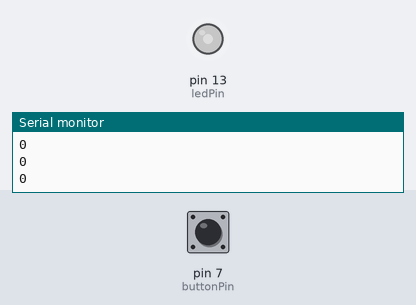
Bench run of a sketch on a simulated Arduino Uno, built with avr-gcc and run on an emulated ATmega328P. On the bench: output pins drawn as LEDs (lit = HIGH), the last lines printed to the serial monitor. The inputs (shaded band) are chosen by the test bench; at power-on: pin 7 (buttonPin) HIGH.

Above: at 1.2 s.
1.3 s: pin 7 (buttonPin) pulled LOW for 0.15 s
At 1.4 s:
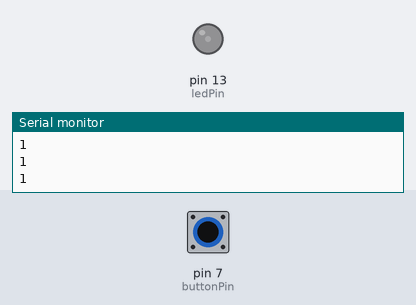
3.0 s: pin 7 (buttonPin) pulled LOW for 1 s
At 5.0 s:
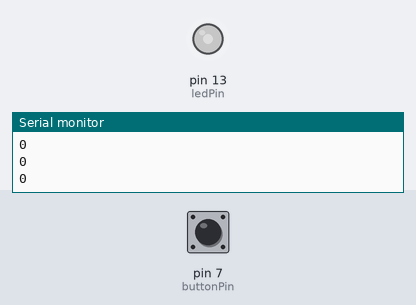
Timing chart, 0 to 6.5 s (numbered marks = the images above; inputs shaded):
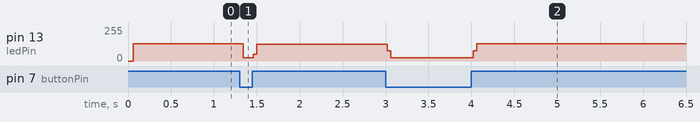

The sketch:

mds-functions.ino
```cpp
/*
  Sample program to demonstrate Pulse Width Modulation (PWM)
*/


// Variables
static int ledPin = 13;    //  LED light is connected to Pin 13 (static means it does not change, int means integer)
static int buttonPin = 7; //  Button connected to Pin 7
int onTime  = 5;          //  On and Off Delay Time in milliseconds, initialized to 5 ms, these will be changed later
int offTime = 5;          //  in the code

void setup() {
  // put your setup code here, to run once:
  pinMode(ledPin, OUTPUT);          // This pin is an output
  pinMode(buttonPin, INPUT_PULLUP); // This pin is an input (INPUT_PULLUP is advanced feature, covered later)
  Serial.begin(19200);              // This initializes the serial port for debugging
  Serial.println("Hello Cavaliers"); // Print a string message with a new line
}

void loop() {
  // put your main code here, to run repeatedly:

  setPWMDutyCycle();  // read button and set Duty Cycle
  toggleLED();        // toggle LED on/off
}

/*
  Set global variables onTime and offTime based on the state of a pushbutton
*/
void setPWMDutyCycle() {

  short buttonState;  // 0 = Button Pressed

  buttonState = digitalRead(buttonPin);  // Read Button and store in buttonState

  //  depending on if the button is pressed, set the On And Off Time
  //  Not Pressed:  5 ms On, 5 ms Off - 50% Duty Cycle
  //  Pressed:      1 ms On, 9 ms Off - 10% Duty Cycle
  if (buttonState == 0) { // If buttonState == 0, it is Pressed (INPUT_PULLUP above changes it from 1 to 0)
    Serial.println(1);  //  graph to serial monitor
    onTime  = 1;            // Set LED On and Off time (im millisecs) 10% Duty Factor
    offTime = 9;
  } else {                // Otherwise it is not pressed
    Serial.println(0); // Do this
    onTime  = 5;                  // Set LED On and Off time (im millisecs) 50% Duty Factor
    offTime = 5;
  }

}

/*
  Toggle LED on and off using the times in global variables onTime and offTime
*/

void toggleLED() {
  digitalWrite(ledPin, 1);  // Turn on LED
  delay(onTime);            // Wait
  digitalWrite(ledPin, 0);  // Turn off LED
  delay(offTime);           // Wait

}
```

Measured:
- after the input at 1.3 s, pin 13 (ledPin): 128/255 → 26/255 at once, → 126/255 0.12 s later
- after the input at 3.0 s, pin 13 (ledPin): 126/255 → 26/255 at once, → 128/255 1.0 s later
